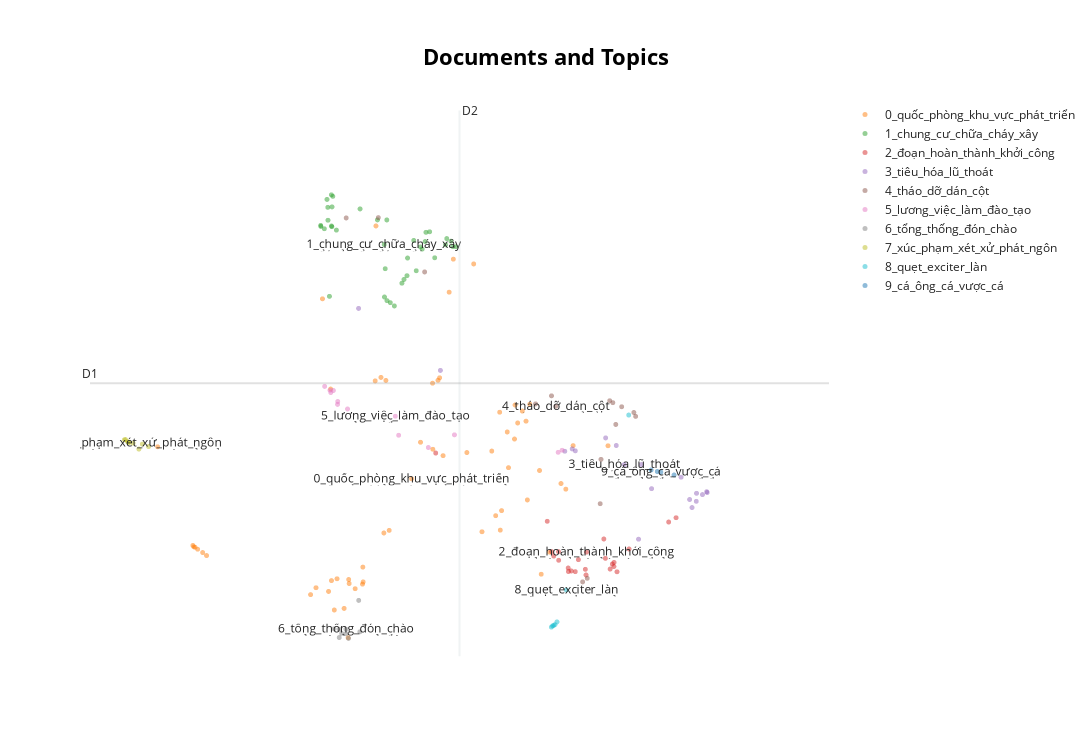

The cell this chart's notebook holds for it:
### Markdown cell above
### Visualize Documents

### Code cell
from umap import UMAP
topic_model.visualize_documents(docs)
